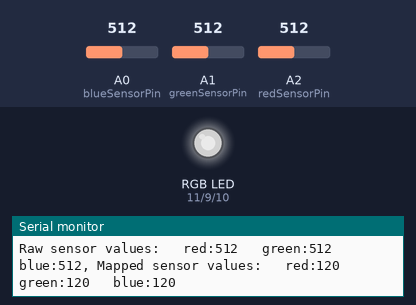
A sketch run on a simulated Arduino Uno, built with avr-gcc and run on an emulated ATmega328P. On the bench: an RGB LED mixed from three pins (HIGH = lit), the last lines printed to the serial monitor. The inputs (shaded band) are chosen by the test bench; at power-on: A0 (blueSensorPin) = 512, A1 (greenSensorPin) = 512, A2 (redSensorPin) = 512. Dim RGB values are drawn brighter than linear.

Above: at 1.2 s.
1.3 s: A0 (blueSensorPin) set to 414
At 1.9 s:
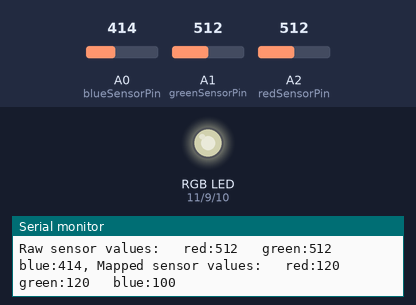
4.3 s: A0 (blueSensorPin) set to 388
At 5.4 s:
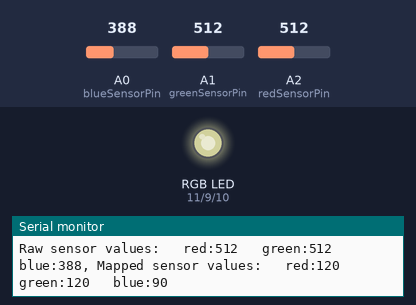
7.3 s: A1 (greenSensorPin) set to 417
At 7.7 s:
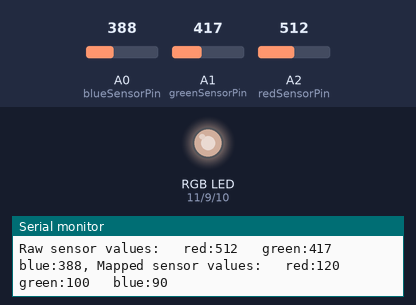
10.3 s: A1 (greenSensorPin) set to 387
At 11.6 s:
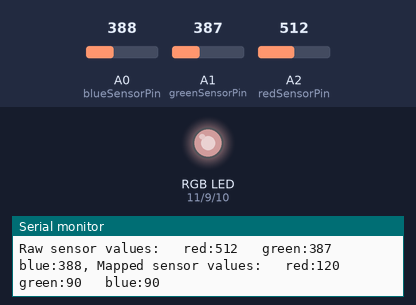
13.3 s: A2 (redSensorPin) set to 416
At 14.1 s:
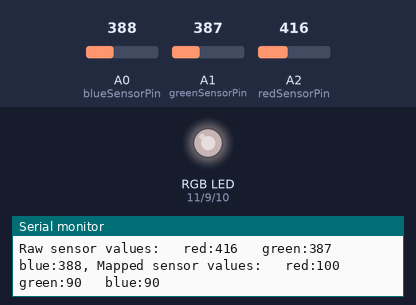
16.3 s: A2 (redSensorPin) set to 387
At 16.8 s:
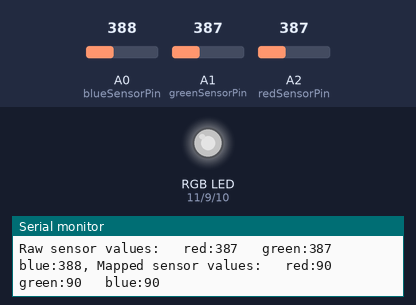
Timing chart, 0 to 19.3 s (numbered marks = the images above; inputs shaded):
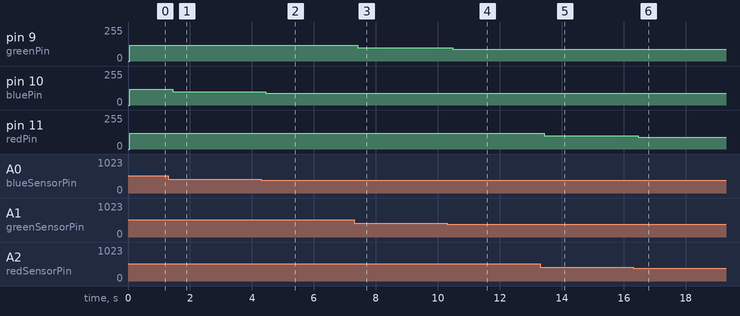

Measured:
- after the input at 1.3 s, pin 10 (bluePin): 120/255 → 100/255 after 0.14 s
- after the input at 4.3 s, pin 10 (bluePin): 100/255 → 90/255 after 0.14 s
- after the input at 7.3 s, pin 9 (greenPin): 120/255 → 100/255 after 0.11 s
- after the input at 10.3 s, pin 9 (greenPin): 100/255 → 90/255 after 0.19 s
- after the input at 13.3 s, pin 11 (redPin): 120/255 → 100/255 after 0.13 s
- after the input at 16.3 s, pin 11 (redPin): 100/255 → 90/255 after 0.17 s

The sketch:

project_04_color-mixing-lamp.ino
```cpp
const int greenPin = 9;
const int redPin = 11;
const int bluePin = 10;

const int redSensorPin = A2;
const int greenSensorPin = A1;
const int blueSensorPin = A0;

int redValue = 0;
int greenValue = 0;
int blueValue = 0;

int redSensorValue = 0;
int greenSensorValue = 0;
int blueSensorValue = 0;


void setup() {
  Serial.begin(9600);

  pinMode(greenPin, OUTPUT);
  pinMode(redPin, OUTPUT);
  pinMode(bluePin, OUTPUT);
}


void loop() {
  redSensorValue = analogRead(redSensorPin);
  delay(5);
  greenSensorValue = analogRead(greenSensorPin);
  delay(5);
  blueSensorValue = analogRead(blueSensorPin);

  Serial.print("Raw sensor values:\t red:");
  Serial.print(redSensorValue);
  Serial.print("\t green:");
  Serial.print(greenSensorValue);
  Serial.print("\t blue:");
  Serial.print(blueSensorValue);

  redValue = ((redSensorValue/4)/10)*10;
  greenValue = ((greenSensorValue/4)/10)*10;
  blueValue = ((blueSensorValue/4)/10)*10;

  Serial.print(", Mapped sensor values:\t red:");
  Serial.print(redValue);
  Serial.print("\t green:");
  Serial.print(greenValue);
  Serial.print("\t blue:");
  Serial.println(blueValue);

  analogWrite(redPin, redValue);
  analogWrite(greenPin, greenValue);
  analogWrite(bluePin, blueValue);

  // delay(50);
}
```
